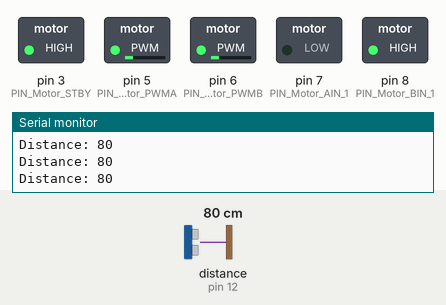
This sketch was run on a simulated Arduino Uno, built with avr-gcc and run on an emulated ATmega328P. On the bench: switched loads named in the sketch (green lamp = pin HIGH), the last lines printed to the serial monitor. Wiring (inferred from the names in the program): ultrasonic range finder: trigger pin 13; echo pin 12. The test bench sets the inputs (shaded band); at power-on: distance to the obstacle (sensor on pin 12) 80 cm. The echo pulse lasts 58.3 µs per cm; pins used as bus, display or sensor lines are not drawn.

Above: at 3.2 s.
3.3 s: distance to the obstacle (sensor on pin 12) set to 44 cm
4.8 s: distance to the obstacle (sensor on pin 12) set to 39 cm
At 5.2 s:
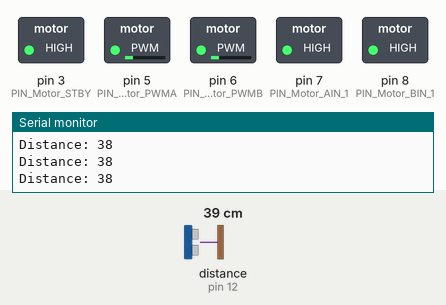
6.3 s: distance to the obstacle (sensor on pin 12) set to 60 cm
At 6.7 s:
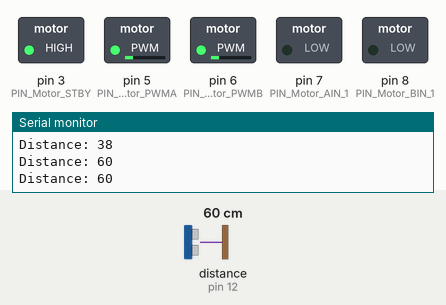
8.3 s: distance to the obstacle (sensor on pin 12) set to 9 cm
At 9.4 s:
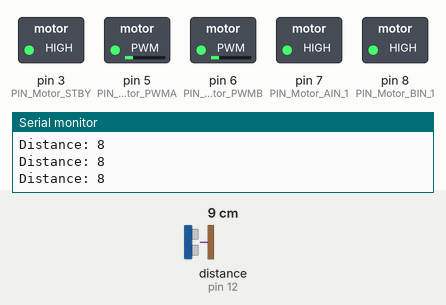
9.8 s: distance to the obstacle (sensor on pin 12) set to 6 cm
11.3 s: distance to the obstacle (sensor on pin 12) set to 3 cm
At 11.6 s:
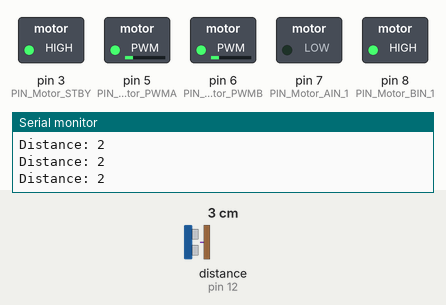
Timing chart, 0 to 13.8 s (numbered marks = the images above; inputs shaded):
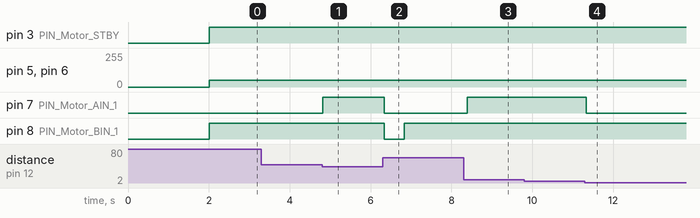

The sketch:

Demo1.ino
```cpp
#include <avr/wdt.h>
#include "DeviceDriverSet_xxx0.h"
#include "ApplicationFunctionSet_xxx0.cpp"

DeviceDriverSet_Motor AppMotor;
DeviceDriverSet_ULTRASONIC USensor;
Application_xxx Application_SmartRobotCarxxx0;

uint16_t prevDistance = 0;
bool hasDetected = false;

void setup() {
  AppMotor.DeviceDriverSet_Motor_Init();
  USensor.DeviceDriverSet_ULTRASONIC_Init();

  Serial.begin(9600);
  delay(2000);
}

void loop() {
  uint16_t distance = USensor.DeviceDriverSet_ULTRASONIC_Get();

  Serial.print("Distance: ");
  Serial.println(distance);

  //Spins at start until item is detected
  if(!hasDetected){
    if(distance <= 40 && distance >=4){
      hasDetected = true;
      while(distance <=40 && distance >=4){
        ApplicationFunctionSet_SmartRobotCarMotionControl(0,50);
        distance = USensor.DeviceDriverSet_ULTRASONIC_Get();
        Serial.print("Distance: ");
        Serial.println(distance);
      }
    }
    else{
      ApplicationFunctionSet_SmartRobotCarMotionControl(3, 50);
    }
    return;
  }

  if (distance > 45 && prevDistance <= 45) {
    ApplicationFunctionSet_SmartRobotCarMotionControl(1,50); // Reverse
    delay(500);
    ApplicationFunctionSet_SmartRobotCarMotionControl(3,50); // Turn
  }
  else if (distance <= 45 && distance >= 4) {
    ApplicationFunctionSet_SmartRobotCarMotionControl(0,50); // Forward
  }
  else {
    ApplicationFunctionSet_SmartRobotCarMotionControl(3,50); // Spin to search
  }

  prevDistance = distance;
  delay(100);
}
```

ApplicationFunctionSet_xxx0.cpp
```cpp
#include "DeviceDriverSet_xxx0.h"

extern DeviceDriverSet_Motor AppMotor;

/*运动方向控制序列*/
enum SmartRobotCarMotionControl
{
  Forward,       //(0)
  Backward,      //(1)
  Left,          //(2)
  Right,         //(3)
  LeftForward,   //(4)
  LeftBackward,  //(5)
  RightForward,  //(6)
  RightBackward, //(7)
  stop_it        //(8)
};               //direction方向:（1）、（2）、 （3）、（4）、（5）、（6）

struct Application_xxx
{
  SmartRobotCarMotionControl Motion_Control;
};

extern Application_xxx Application_SmartRobotCarxxx0;

static void ApplicationFunctionSet_SmartRobotCarMotionControl(SmartRobotCarMotionControl direction, uint8_t is_speed)
{
  static uint8_t directionRecord = 0;
  uint8_t Kp, UpperLimit;
  uint8_t speed = is_speed;
  switch (direction)
  {
  case /* constant-expression */
      Forward:
    /* code */
      AppMotor.DeviceDriverSet_Motor_control(/*direction_A*/ direction_just, /*speed_A*/ speed,
                                             /*direction_B*/ direction_just, /*speed_B*/ speed, /*controlED*/ control_enable); //Motor control
    break;
  case /* constant-expression */ Backward:
    /* code */

      AppMotor.DeviceDriverSet_Motor_control(/*direction_A*/ direction_back, /*speed_A*/ speed,
                                             /*direction_B*/ direction_back, /*speed_B*/ speed, /*controlED*/ control_enable); //Motor control
    break;
  case /* constant-expression */ Left:

    AppMotor.DeviceDriverSet_Motor_control(/*direction_A*/ direction_just, /*speed_A*/ speed,
                                           /*direction_B*/ direction_back, /*speed_B*/ speed, /*controlED*/ control_enable); //Motor control
    break;
  case /* constant-expression */ Right:

    AppMotor.DeviceDriverSet_Motor_control(/*direction_A*/ direction_back, /*speed_A*/ speed,
                                           /*direction_B*/ direction_just, /*speed_B*/ speed, /*controlED*/ control_enable); //Motor control
    break;
  case /* constant-expression */ LeftForward:
    /* code */
    AppMotor.DeviceDriverSet_Motor_control(/*direction_A*/ direction_just, /*speed_A*/ speed,
                                           /*direction_B*/ direction_just, /*speed_B*/ speed / 2, /*controlED*/ control_enable); //Motor control
    break;
  case /* constant-expression */ LeftBackward:
    AppMotor.DeviceDriverSet_Motor_control(/*direction_A*/ direction_back, /*speed_A*/ speed,
                                           /*direction_B*/ direction_back, /*speed_B*/ speed / 2, /*controlED*/ control_enable); //Motor control
    break;
  case /* constant-expression */ RightForward:
    AppMotor.DeviceDriverSet_Motor_control(/*direction_A*/ direction_just, /*speed_A*/ speed / 2,
                                           /*direction_B*/ direction_just, /*speed_B*/ speed, /*controlED*/ control_enable); //Motor control
    break;
  case /* constant-expression */ RightBackward:
    AppMotor.DeviceDriverSet_Motor_control(/*direction_A*/ direction_back, /*speed_A*/ speed / 2,
                                           /*direction_B*/ direction_back, /*speed_B*/ speed, /*controlED*/ control_enable); //Motor control
    break;
  case /* constant-expression */ stop_it:
    AppMotor.DeviceDriverSet_Motor_control(/*direction_A*/ direction_void, /*speed_A*/ 0,
                                           /*direction_B*/ direction_void, /*speed_B*/ 0, /*controlED*/ control_enable); //Motor control
    break;
  default:
    break;
  }
}
```

might_stop_after_360.cpp
```cpp
#include <avr/wdt.h>
#include "DeviceDriverSet_xxx0.h"
#include "ApplicationFunctionSet_xxx0.cpp"

DeviceDriverSet_Motor AppMotor;
DeviceDriverSet_ULTRASONIC USensor;
Application_xxx Application_SmartRobotCarxxx0;

uint16_t prevDistance = 0;
bool hasDetected = false;
bool hasScanned = false; // Tracks if full scan was already done

void setup() {
  AppMotor.DeviceDriverSet_Motor_Init();
  USensor.DeviceDriverSet_ULTRASONIC_Init();

  Serial.begin(9600);
  delay(2000);
}

void loop() {
  uint16_t distance = USensor.DeviceDriverSet_ULTRASONIC_Get();
  Serial.print("Distance: ");
  Serial.println(distance);

  // Initial 360° spin to search for an object
  if (!hasDetected && !hasScanned) {
    unsigned long startTime = millis();
    unsigned long rotateDuration = 2000; // Adjust based on how long 360° spin takes

    ApplicationFunctionSet_SmartRobotCarMotionControl(3, 50); // Start spinning

    while (millis() - startTime < rotateDuration) {
      distance = USensor.DeviceDriverSet_ULTRASONIC_Get();
      Serial.print("Scanning... Distance: ");
      Serial.println(distance);

      if (distance <= 40 && distance >= 4) {
        hasDetected = true;
        break;
      }

      delay(100);
    }

    ApplicationFunctionSet_SmartRobotCarMotionControl(4, 0); // Stop after scanning
    hasScanned = true;
    return; // Wait until next loop
  }

  // If object detected during spin, approach it
  if (!hasDetected && hasScanned) {
    // Nothing was found after a full spin — stop or idle
    ApplicationFunctionSet_SmartRobotCarMotionControl(4, 0);
    return;
  }

  // Object was found previously — now follow obstacle logic
  if (distance > 45 && prevDistance <= 45) {
    ApplicationFunctionSet_SmartRobotCarMotionControl(1, 50); // Reverse
    delay(500);
    ApplicationFunctionSet_SmartRobotCarMotionControl(3, 50); // Spin to search
  }
  else if (distance <= 45 && distance >= 4) {
    ApplicationFunctionSet_SmartRobotCarMotionControl(0, 50); // Forward
  }
  else {
    ApplicationFunctionSet_SmartRobotCarMotionControl(3, 50); // Spin to search
  }

  prevDistance = distance;
  delay(100);
}
```

DeviceDriverSet_xxx0.cpp
```cpp
#include "DeviceDriverSet_xxx0.h"

/*Motor control*/
void DeviceDriverSet_Motor::DeviceDriverSet_Motor_Init(void)
{
  pinMode(PIN_Motor_PWMA, OUTPUT);
  pinMode(PIN_Motor_PWMB, OUTPUT);
  pinMode(PIN_Motor_AIN_1, OUTPUT);
  pinMode(PIN_Motor_BIN_1, OUTPUT);
  pinMode(PIN_Motor_STBY, OUTPUT);
}


void DeviceDriverSet_Motor::DeviceDriverSet_Motor_control(boolean direction_A, uint8_t speed_A, //A组电机参数
                                                          boolean direction_B, uint8_t speed_B, //B组电机参数
                                                          boolean controlED                     //AB使能允许 true
                                                          )                                     //电机控制
{

  if (controlED == control_enable) //使能允许？
  {
    digitalWrite(PIN_Motor_STBY, HIGH);
    { //A...Right

      switch (direction_A) //方向控制
      {
      case direction_just:
        digitalWrite(PIN_Motor_AIN_1, HIGH);
        analogWrite(PIN_Motor_PWMA, speed_A);
        break;
      case direction_back:

        digitalWrite(PIN_Motor_AIN_1, LOW);
        analogWrite(PIN_Motor_PWMA, speed_A);
        break;
      case direction_void:
        analogWrite(PIN_Motor_PWMA, 0);
        digitalWrite(PIN_Motor_STBY, LOW);
        break;
      default:
        analogWrite(PIN_Motor_PWMA, 0);
        digitalWrite(PIN_Motor_STBY, LOW);
        break;
      }
    }

    { //B...Left
      switch (direction_B)
      {
      case direction_just:
        digitalWrite(PIN_Motor_BIN_1, HIGH);

        analogWrite(PIN_Motor_PWMB, speed_B);
        break;
      case direction_back:
        digitalWrite(PIN_Motor_BIN_1, LOW);
        analogWrite(PIN_Motor_PWMB, speed_B);
        break;
      case direction_void:
        analogWrite(PIN_Motor_PWMB, 0);
        digitalWrite(PIN_Motor_STBY, LOW);
        break;
      default:
        analogWrite(PIN_Motor_PWMB, 0);
        digitalWrite(PIN_Motor_STBY, LOW);
        break;
      }
    }
  }
  else
  {
    digitalWrite(PIN_Motor_STBY, LOW);
    return;
  }
}

void DeviceDriverSet_ULTRASONIC::DeviceDriverSet_ULTRASONIC_Init(void)
{
  pinMode(ECHO_PIN, INPUT); //Ultrasonic module initialization
  pinMode(TRIG_PIN, OUTPUT);
}
uint16_t DeviceDriverSet_ULTRASONIC::DeviceDriverSet_ULTRASONIC_Get()
{
  unsigned int tempda_x = 0;
  digitalWrite(TRIG_PIN, LOW);
  delayMicroseconds(2);
  digitalWrite(TRIG_PIN, HIGH);
  delayMicroseconds(10);
  digitalWrite(TRIG_PIN, LOW);
  tempda_x = ((unsigned int)pulseIn(ECHO_PIN, HIGH) / 58);

  return tempda_x;
}
```

DeviceDriverSet_xxx0.h
```cpp
#ifndef _DeviceDriverSet_xxx0_H_
#define _DeviceDriverSet_xxx0_H_

#include <arduino.h>

/*Motor*/
class DeviceDriverSet_Motor
{
public:
  void DeviceDriverSet_Motor_Init(void);
#if _Test_DeviceDriverSet
  void DeviceDriverSet_Motor_Test(void);
#endif
  void DeviceDriverSet_Motor_control(boolean direction_A, uint8_t speed_A, //A组电机参数
                                     boolean direction_B, uint8_t speed_B, //B组电机参数
                                     boolean controlED                     //AB使能允许 true
  );                                                                       //电机控制
private:

#define PIN_Motor_PWMA 5
#define PIN_Motor_PWMB 6
#define PIN_Motor_BIN_1 8
#define PIN_Motor_AIN_1 7
#define PIN_Motor_STBY 3

public:
#define speed_Max 255
#define direction_just true
#define direction_back false
#define direction_void 3

#define Duration_enable true
#define Duration_disable false
#define control_enable true
#define control_disable false
};

/*Ultrasonic Sensor*/
class DeviceDriverSet_ULTRASONIC
{
public:
  void DeviceDriverSet_ULTRASONIC_Init(void);
  uint16_t DeviceDriverSet_ULTRASONIC_Get();


private:
#define TRIG_PIN 13      // Arduino pin tied to trigger pin on the ultrasonic sensor.
#define ECHO_PIN 12      // Arduino pin tied to echo pin on the ultrasonic sensor.
#define MAX_DISTANCE 200 // Maximum distance we want to ping for (in centimeters). Maximum sensor distance is rated at 400-500cm.
};

#endif
```

Measured:
- the behaviour switches between 42 and 41 cm on distance to the obstacle (sensor on pin 12) (found by bisection; images 0 and 1)
- the behaviour switches between 5 and 4 cm on distance to the obstacle (sensor on pin 12) (found by bisection; images 3 and 4)
- after the input at 4.8 s, pin 7 (PIN_Motor_AIN_1): LOW → HIGH at once
- after the input at 6.3 s, pin 7 (PIN_Motor_AIN_1): HIGH → LOW at once; pin 8 (PIN_Motor_BIN_1): HIGH → LOW at once, → HIGH 0.50 s later
- after the input at 8.3 s, pin 7 (PIN_Motor_AIN_1): LOW → HIGH after 0.10 s
- after the input at 11.3 s, pin 7 (PIN_Motor_AIN_1): HIGH → LOW at once
